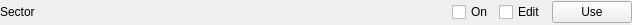
<?xml version="1.0" encoding="UTF-8"?>
<ui version="4.0">
 <class>SectorEditWidget</class>
 <widget class="QWidget" name="SectorEditWidget">
  <property name="geometry">
   <rect>
    <x>0</x>
    <y>0</y>
    <width>632</width>
    <height>25</height>
   </rect>
  </property>
  <property name="windowTitle">
   <string>Form</string>
  </property>
  <layout class="QGridLayout" name="gridLayout">
   <property name="leftMargin">
    <number>0</number>
   </property>
   <property name="topMargin">
    <number>0</number>
   </property>
   <property name="rightMargin">
    <number>0</number>
   </property>
   <property name="bottomMargin">
    <number>0</number>
   </property>
   <property name="spacing">
    <number>6</number>
   </property>
   <item row="0" column="2">
    <widget class="color_widgets::ColorSelector" name="pbColorDialogSector">
     <property name="sizePolicy">
      <sizepolicy hsizetype="Preferred" vsizetype="Preferred">
       <horstretch>6</horstretch>
       <verstretch>0</verstretch>
      </sizepolicy>
     </property>
    </widget>
   </item>
   <item row="0" column="5">
    <widget class="QPushButton" name="pushButton">
     <property name="maximumSize">
      <size>
       <width>16777215</width>
       <height>25</height>
      </size>
     </property>
     <property name="text">
      <string>Use</string>
     </property>
    </widget>
   </item>
   <item row="0" column="0">
    <widget class="QLabel" name="label">
     <property name="sizePolicy">
      <sizepolicy hsizetype="Preferred" vsizetype="Preferred">
       <horstretch>6</horstretch>
       <verstretch>0</verstretch>
      </sizepolicy>
     </property>
     <property name="text">
      <string>Sector</string>
     </property>
    </widget>
   </item>
   <item row="0" column="4">
    <widget class="QCheckBox" name="cbSectorEdit">
     <property name="text">
      <string>Edit</string>
     </property>
    </widget>
   </item>
   <item row="0" column="3">
    <widget class="QCheckBox" name="cbSector">
     <property name="text">
      <string>On</string>
     </property>
    </widget>
   </item>
  </layout>
 </widget>
 <customwidgets>
  <customwidget>
   <class>color_widgets::ColorPreview</class>
   <extends>QWidget</extends>
   <header>color_preview.hpp</header>
  </customwidget>
  <customwidget>
   <class>color_widgets::ColorSelector</class>
   <extends>color_widgets::ColorPreview</extends>
   <header>color_selector.hpp</header>
  </customwidget>
 </customwidgets>
 <resources/>
 <connections/>
</ui>
